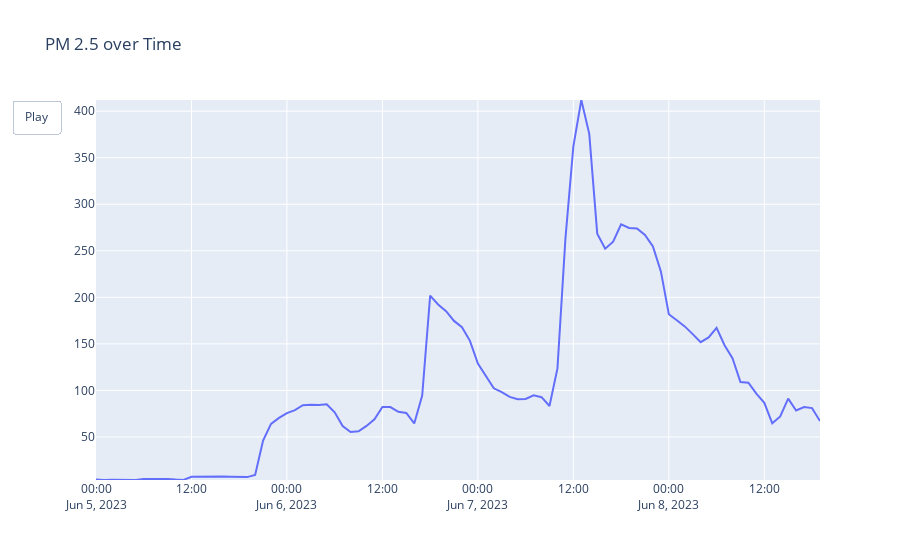

The notebook cell saved with this chart:
### Code cell
# Assuming you have a DataFrame named 'df' with 'DateTime' and 'PM 2.5' columns

# Create the figure and plot the initial data
fig = go.Figure(
    data=[go.Scatter(x=df['DateTime'], y=df['pm25'], mode='lines', name='PM 2.5')],
    layout=go.Layout(
        xaxis=dict(range=[df['DateTime'].min(), df['DateTime'].max()]),
        yaxis=dict(range=[df['pm25'].min(), df['pm25'].max()]),
        title='PM 2.5 over Time'
    ),
    frames=[go.Frame(data=[go.Scatter(x=df['DateTime'][:i+1], y=df['pm25'][:i+1])]) for i in range(len(df))]
)

# Add animation settings
fig.update_layout(
    updatemenus=[
        dict(
            type='buttons',
            showactive=False,
            buttons=[dict(label='Play', method='animate', args=[None, {'frame': {'duration': 500, 'redraw': True}, 'fromcurrent': True}])]
        )
    ]
)

# Display the animated plot
fig.show()

#download the animated plot in html format
fig.write_html('animated_plot.html')
